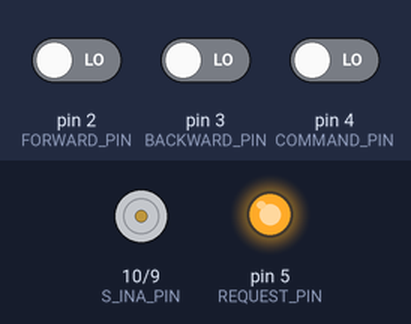
The sketch below on a simulated Arduino Uno, built with avr-gcc and run on an emulated ATmega328P. Shown: motor-driver pin pairs drawn as motors (green arrow = first pin HIGH = forward, orange = second pin HIGH = backward, longer = more drive, scaled by the enable pin), output pins drawn as LEDs (lit = HIGH). Inputs (shaded band) come from the test bench; at power-on: pin 4 (COMMAND_PIN) LOW, pin 3 (BACKWARD_PIN) LOW, pin 2 (FORWARD_PIN) LOW.

Above: at 1.2 s.
1.3 s: pin 4 (COMMAND_PIN) driven HIGH
At 1.9 s:
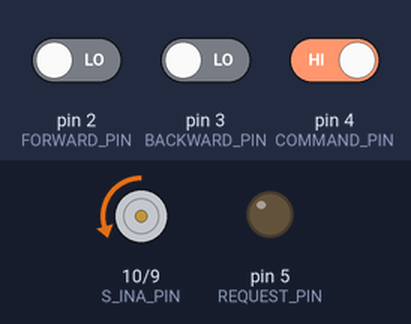
2.8 s: pin 3 (BACKWARD_PIN) driven HIGH
At 3.1 s:
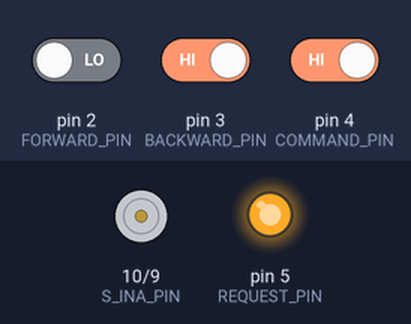
4.3 s: pin 4 (COMMAND_PIN) driven LOW
At 5.4 s:
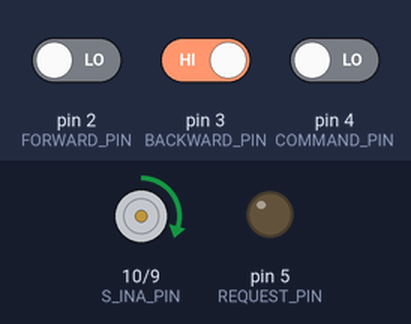
5.8 s: pin 2 (FORWARD_PIN) driven HIGH
At 6.5 s:
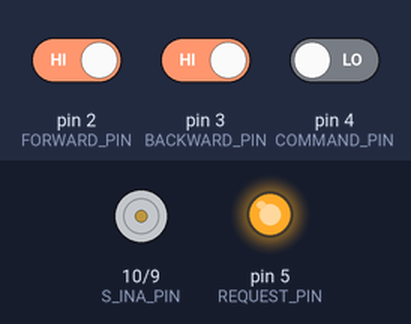
Timing chart, 0 to 8.3 s (numbered marks = the images above; inputs shaded):
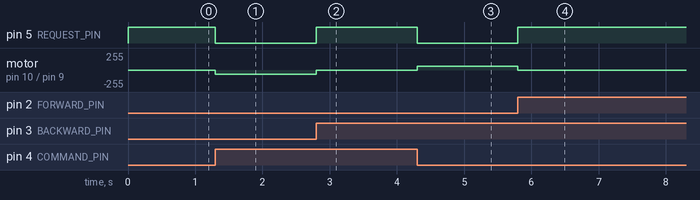

The sketch:

reverse_hack.ino
```cpp
// Author: Son Nguyen
// Gmail Address: spn1@rice.edu
// Date: 03/08/23

// Motor Controller Used: http://www.icstation.com/motor-driver-board-module-speed-controller-regulator-module-p-12328.html
#include <Encoder.h>                // Optimized Encoder Library


//interupts
#define FORWARD_PIN 2
#define BACKWARD_PIN 3
#define COMMAND_PIN 4
#define REQUEST_PIN 5


// Define the connections for steering motor controllers
#define S_INB_PIN 9
#define S_INA_PIN 10
#define S_PWM_PIN 11

#define GEAR_RATIO 1.5
#define NUM_REV 1.5
#define TICKS_PER_ROT 96
#define ALL_LEFT (int)(-NUM_REV*TICKS_PER_ROT*GEAR_RATIO)
#define ALL_RIGHT (int)(NUM_REV*TICKS_PER_ROT*GEAR_RATIO)


//130
#define MIN_SPEED 60
#define MIN_SPEED_EX1 230
#define MIN_SPEED_EX2 240
#define MAX_SPEED 255
int juwan;

#define FORWARD_STATE  1
#define BACKWARD_STATE  2

int state;


// Motor Controller Used: http://www.icstation.com/motor-driver-board-module-speed-controller-regulator-module-p-12328.html

void setup() {
  juwan = 0;
 pinMode(FORWARD_PIN, INPUT);
 pinMode(BACKWARD_PIN, INPUT);
 pinMode(COMMAND_PIN, INPUT); // lOW IS FORWARD
 pinMode(REQUEST_PIN, OUTPUT);
   // Set up the pin Modes
  pinMode(S_PWM_PIN, OUTPUT);
  pinMode(S_INA_PIN, OUTPUT);
  pinMode(S_INB_PIN, OUTPUT);

  // Set them all to 0s
  //analogWrite(S_PWM_PIN, 0);
  digitalWrite(S_INA_PIN, LOW);
  digitalWrite(S_INB_PIN, LOW);
  state = FORWARD_STATE;

}

void drive_left(int s_speed){
  digitalWrite(S_INA_PIN, HIGH);
  digitalWrite(S_INB_PIN, LOW);
  analogWrite(S_PWM_PIN, s_speed);
}

void drive_right(int s_speed){
  digitalWrite(S_INA_PIN, LOW);
  digitalWrite(S_INB_PIN, HIGH);
  analogWrite(S_PWM_PIN, s_speed);
}

void drive_stop(){
  digitalWrite(S_INA_PIN, LOW);
  digitalWrite(S_INB_PIN, LOW);
  analogWrite(S_PWM_PIN, 0);
}

void loop() {


   //Determine the state you are currently in
   if ((digitalRead(COMMAND_PIN)== HIGH) && (digitalRead(BACKWARD_PIN)== HIGH)){
   digitalWrite(REQUEST_PIN,HIGH);
   state = BACKWARD_STATE;}
   if ((digitalRead(COMMAND_PIN)== LOW)  && (digitalRead(FORWARD_PIN)== HIGH)){
   digitalWrite(REQUEST_PIN,HIGH);
   state = FORWARD_STATE;}

   //if command isnt met AND your not already in that state
   if ((digitalRead(COMMAND_PIN)== HIGH) && (digitalRead(BACKWARD_PIN)== LOW) && (state != BACKWARD_STATE)){ //Backward and defualt
   drive_right(MIN_SPEED);//reverse
   digitalWrite(REQUEST_PIN,LOW);
   }

   else if ((digitalRead(COMMAND_PIN)== LOW)&&(digitalRead(FORWARD_PIN)== LOW) && (state != FORWARD_STATE)) { //forward and defualt
   drive_left(MIN_SPEED);//forward
   digitalWrite(REQUEST_PIN,LOW);
   }
   else{   drive_stop();
   digitalWrite(REQUEST_PIN,HIGH);
   }//      drive_stop(); //    delay(1000);
}


void forward()//This function is called whenever a magnet/interrupt is detected by the arduino
{

     //drive_stop();
     //delay(250);
     drive_left(MIN_SPEED);//forward
     ///delay(1000);
    // drive_stop();
  }
void backward()//This function is called whenever a magnet/interrupt is detected by the arduino
{
    //drive_stop();
    //delay(250);
    drive_right(MIN_SPEED);//reverse
    //delay(1000);
    //drive_stop();
  }
```

Measured:
- after the input at 1.3 s, pin 5 (REQUEST_PIN): HIGH → LOW at once; motor on pin 10 (S_INA_PIN) / pin 9 (S_INB_PIN): stopped → backward 60/255 at once
- after the input at 2.8 s, pin 5 (REQUEST_PIN): LOW → HIGH at once; motor on pin 10 (S_INA_PIN) / pin 9 (S_INB_PIN): backward 60/255 → stopped at once
- after the input at 4.3 s, pin 5 (REQUEST_PIN): HIGH → LOW at once; motor on pin 10 (S_INA_PIN) / pin 9 (S_INB_PIN): stopped → forward 60/255 at once
- after the input at 5.8 s, pin 5 (REQUEST_PIN): LOW → HIGH at once; motor on pin 10 (S_INA_PIN) / pin 9 (S_INB_PIN): forward 60/255 → stopped at once
